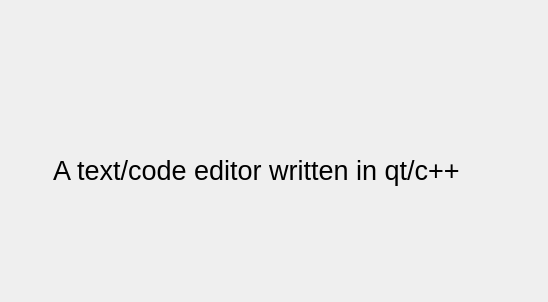
<?xml version="1.0" encoding="UTF-8"?>
<ui version="4.0">
 <class>aboutWindow</class>
 <widget class="QDialog" name="aboutWindow">
  <property name="geometry">
   <rect>
    <x>0</x>
    <y>0</y>
    <width>548</width>
    <height>302</height>
   </rect>
  </property>
  <property name="windowTitle">
   <string>About UnvisualKode</string>
  </property>
  <widget class="QLabel" name="label">
   <property name="geometry">
    <rect>
     <x>53</x>
     <y>152</y>
     <width>443</width>
     <height>37</height>
    </rect>
   </property>
   <property name="font">
    <font>
     <pointsize>20</pointsize>
    </font>
   </property>
   <property name="text">
    <string>A text/code editor written in qt/c++</string>
   </property>
   <property name="scaledContents">
    <bool>false</bool>
   </property>
  </widget>
 </widget>
 <resources/>
 <connections/>
</ui>
